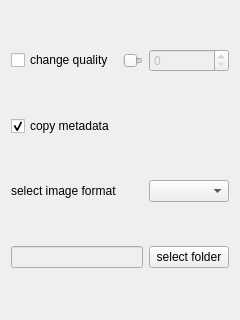
<?xml version="1.0" encoding="UTF-8"?>
<ui version="4.0">
 <class>Widget</class>
 <widget class="QWidget" name="Widget">
  <property name="geometry">
   <rect>
    <x>0</x>
    <y>0</y>
    <width>240</width>
    <height>320</height>
   </rect>
  </property>
  <property name="windowTitle">
   <string>Form</string>
  </property>
  <layout class="QGridLayout" name="gridLayout">
   <item row="0" column="1">
    <widget class="QCheckBox" name="qualityCheckBox">
     <property name="text">
      <string>change quality</string>
     </property>
    </widget>
   </item>
   <item row="0" column="2">
    <widget class="QSlider" name="qualitySlider">
     <property name="enabled">
      <bool>false</bool>
     </property>
     <property name="maximum">
      <number>100</number>
     </property>
     <property name="orientation">
      <enum>Qt::Horizontal</enum>
     </property>
    </widget>
   </item>
   <item row="2" column="1">
    <widget class="QLabel" name="label">
     <property name="text">
      <string>select image format</string>
     </property>
    </widget>
   </item>
   <item row="0" column="3">
    <widget class="QSpinBox" name="qualitySpinBox">
     <property name="enabled">
      <bool>false</bool>
     </property>
     <property name="maximum">
      <number>100</number>
     </property>
    </widget>
   </item>
   <item row="1" column="1">
    <widget class="QCheckBox" name="metadataCheckBox">
     <property name="enabled">
      <bool>true</bool>
     </property>
     <property name="text">
      <string>copy metadata</string>
     </property>
     <property name="checked">
      <bool>true</bool>
     </property>
    </widget>
   </item>
   <item row="3" column="3">
    <widget class="QPushButton" name="selectFolderPushButton">
     <property name="text">
      <string>select folder</string>
     </property>
    </widget>
   </item>
   <item row="3" column="1" colspan="2">
    <widget class="QLineEdit" name="folderLineEdit">
     <property name="enabled">
      <bool>false</bool>
     </property>
    </widget>
   </item>
   <item row="2" column="3">
    <widget class="QComboBox" name="formatComboBox"/>
   </item>
  </layout>
 </widget>
 <resources/>
 <connections>
  <connection>
   <sender>qualitySlider</sender>
   <signal>valueChanged(int)</signal>
   <receiver>qualitySpinBox</receiver>
   <slot>setValue(int)</slot>
   <hints>
    <hint type="sourcelabel">
     <x>117</x>
     <y>60</y>
    </hint>
    <hint type="destinationlabel">
     <x>181</x>
     <y>60</y>
    </hint>
   </hints>
  </connection>
  <connection>
   <sender>qualitySpinBox</sender>
   <signal>valueChanged(int)</signal>
   <receiver>qualitySlider</receiver>
   <slot>setValue(int)</slot>
   <hints>
    <hint type="sourcelabel">
     <x>189</x>
     <y>59</y>
    </hint>
    <hint type="destinationlabel">
     <x>131</x>
     <y>57</y>
    </hint>
   </hints>
  </connection>
  <connection>
   <sender>qualityCheckBox</sender>
   <signal>toggled(bool)</signal>
   <receiver>qualitySlider</receiver>
   <slot>setEnabled(bool)</slot>
   <hints>
    <hint type="sourcelabel">
     <x>40</x>
     <y>60</y>
    </hint>
    <hint type="destinationlabel">
     <x>123</x>
     <y>58</y>
    </hint>
   </hints>
  </connection>
  <connection>
   <sender>qualityCheckBox</sender>
   <signal>toggled(bool)</signal>
   <receiver>qualitySpinBox</receiver>
   <slot>setEnabled(bool)</slot>
   <hints>
    <hint type="sourcelabel">
     <x>30</x>
     <y>57</y>
    </hint>
    <hint type="destinationlabel">
     <x>194</x>
     <y>56</y>
    </hint>
   </hints>
  </connection>
 </connections>
</ui>
